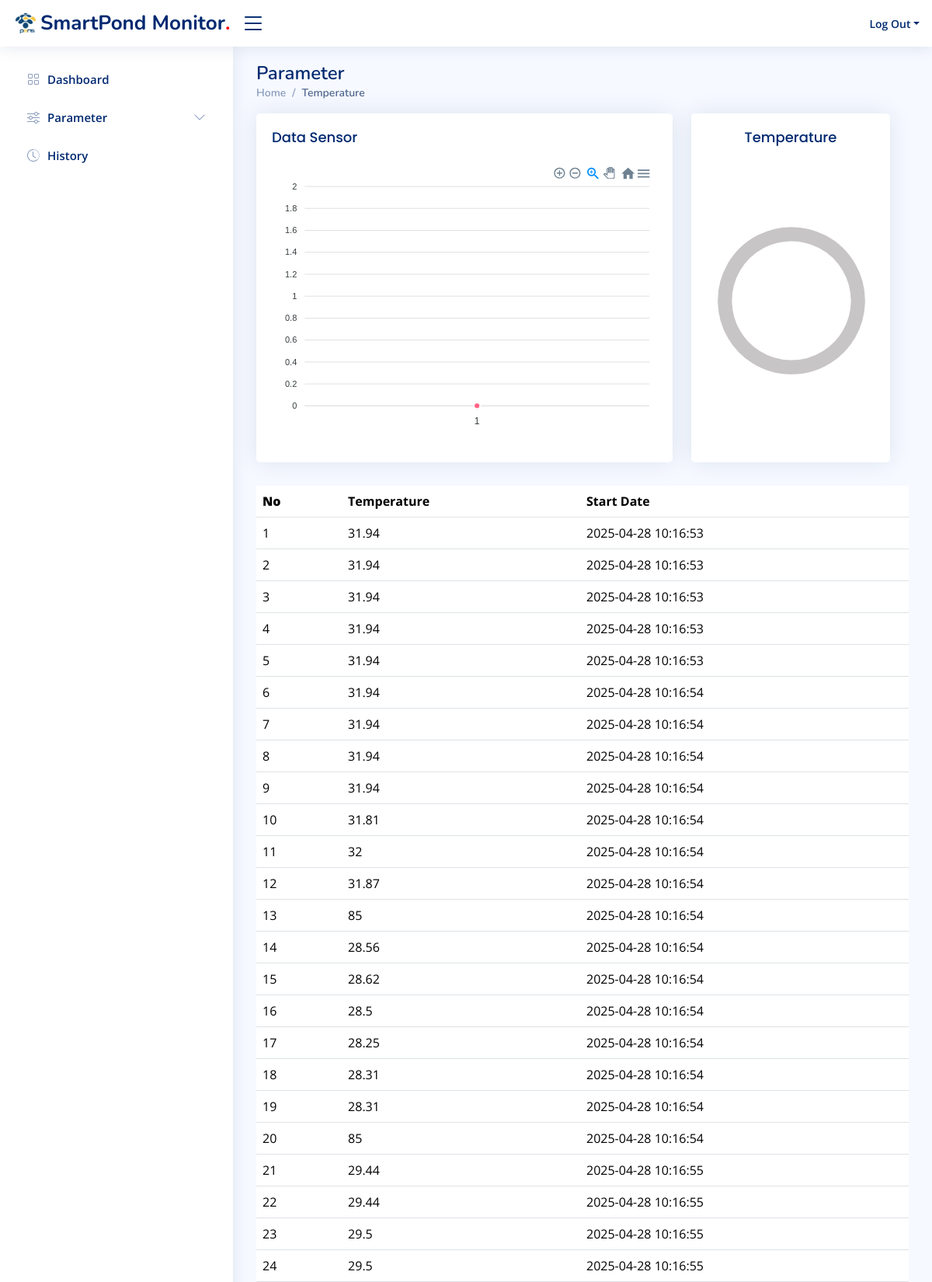
Screenshot of /suhu.php (upper part) with the database file from the repository.
### tables this page shows
CREATE TABLE `sensor_data` (
  `id` int(11) NOT NULL,
  `temperature` float NOT NULL,
  `ph` float NOT NULL,
  `salinity` float NOT NULL,
  `dissolveOxygen` float NOT NULL,
  `aerator1` int(1) NOT NULL,
  `aerator2` int(1) NOT NULL,
  `timestamp` timestamp NOT NULL DEFAULT current_timestamp()
);

### suhu.php (the view, shortened to what this page needs)
<?php
include "koneksi.php";
?>
<!DOCTYPE html>
<html lang="en">
<head>
    <link href="assets/vendor/bootstrap/css/bootstrap.min.css" rel="stylesheet">
    <link href="assets/vendor/bootstrap-icons/bootstrap-icons.css" rel="stylesheet">
    <link href="assets/vendor/boxicons/css/boxicons.min.css" rel="stylesheet">
    <link href="assets/vendor/quill/quill.snow.css" rel="stylesheet">
    <link href="assets/vendor/quill/quill.bubble.css" rel="stylesheet">
    <link href="assets/vendor/remixicon/remixicon.css" rel="stylesheet">
    <link href="assets/vendor/simple-datatables/style.css" rel="stylesheet">
    <link href="assets/css/dasboard.css" rel="stylesheet">
</head>
<body>
    <header id="header" class="header fixed-top d-flex align-items-center">
        <div class="d-flex align-items-center justify-content-between">
            <a href="dasboard.php" class="logo d-flex align-items-center">
                <img src="assets/img/pens.png" alt="">
                <span>SmartPond Monitor</span>
                <span style="color: #fd0000;">.</span>
            </a>
            <i class="bi bi-list toggle-sidebar-btn"></i>
        </div>
        <nav class="header-nav ms-auto">
            <ul class="d-flex align-items-center">
                <li class="nav-item dropdown pe-3">
                    <a class="nav-link nav-profile d-flex align-items-center pe-0" href="#" data-bs-toggle="dropdown">
                        <span class="d-none d-md-block dropdown-toggle ps-2">Log Out</span>
                    </a>
                </li>
            </ul>
        </nav>
    </header>
    <aside id="sidebar" class="sidebar">
        <ul class="sidebar-nav" id="sidebar-nav">
            <li class="nav-item">
                <a class="nav-link collapsed" href="dasboard.php">
                    <i class="bi bi-grid"></i>
                    <span>Dashboard</span>
                </a>
            </li>
            <li class="nav-item">
                <a class="nav-link collapsed" data-bs-target="#charts-nav" data-bs-toggle="collapse" href="#">
                    <i class="bi bi-sliders"></i><span>Parameter</span><i class="bi bi-chevron-down ms-auto"></i>
                </a>
            </li>
            <li class="nav-item">
                <a class="nav-link collapsed" href="history.php">
                    <i class="bi bi-clock-history"></i>
                    <span>History</span>
                </a>
            </li>
        </ul>
    </aside>
    <main id="main" class="main">
        <div class="pagetitle">
            <h1>Parameter</h1>
            <nav>
                <ol class="breadcrumb">
                    <li class="breadcrumb-item"><a href="dasboard.php">Home</a></li>
                    <li class="breadcrumb-item active">Temperature</li>
                </ol>
            </nav>
        </div>
        <section class="section dashboard">
            <div class="row">
                <?php
                include "card-suhu.php";
                ?>
                <div class="table-responsive">
                    <table class="table datatable">
                        <thead>
                            <tr>
                                <th>
                                    <b>No</b>
                                </th>
                                <th>Temperature</th>
                                <th data-type="date" data-format="YYYY/DD/MM">Start Date</th>
                            </tr>
                        </thead>
                        <tbody>
                            <?php
                            $sql = "SELECT * FROM sensor_data";
                            $result = $conn->query($sql);
                            $no = 1;
                            if ($result->num_rows > 0) {
                                while ($row = $result->fetch_assoc()) {
                                    echo "<tr>
                                <td>" . $no++ . "</td>
                                <td>" . $row["temperature"] . "</td>
                                <td>" . $row["timestamp"] . "</td>
                                </tr>";
                                }
                            } else {
                                echo "<tr><td colspan='7'>No data available</td></tr>";
                            }
                            ?>
                        </tbody>
                    </table>
                </div>
            </div>
        </section>
    </main>
</body>
</html>

### assets/css/dasboard.css (style rules this page uses)
:root { scroll-behavior: smooth; }
body { font-family: "Open Sans", sans-serif; background: #f6f9ff; color: #444444; }
a { color: #4154f1; text-decoration: none; }
h1, h2, h3, h4, h5, h6 { font-family: "Nunito", sans-serif; }
#main { margin-top: 60px; padding: 20px 30px; transition: all 0.3s; }
.pagetitle { margin-bottom: 10px; }
.pagetitle h1 { font-size: 24px; margin-bottom: 0; font-weight: 600; color: #012970; }
.breadcrumb { font-size: 14px; font-family: "Nunito", sans-serif; color: #899bbd; font-weight: 600; }
.breadcrumb a { color: #899bbd; transition: 0.3s; }
.breadcrumb .breadcrumb-item::before { color: #899bbd; }
.breadcrumb .active { color: #51678f; font-weight: 600; }
.logo { line-height: 1; }
@media (min-width: 1200px) { .logo { width: 280px; } }
.logo img { max-height: 26px; margin-right: 6px; }
.logo span { font-size: 26px; font-weight: 700; color: #012970; font-family: "Nunito", sans-serif; }
.header { transition: all 0.5s; z-index: 997; height: 60px; box-shadow: 0px 2px 20px rgba(1, 41, 112, 0.1); background-color: #fff; padding-left: 20px; }
.header .toggle-sidebar-btn { font-size: 32px; padding-left: 10px; cursor: pointer; color: #012970; }
.header-nav ul { list-style: none; }
.header-nav>ul { margin: 0; padding: 0; }
.header-nav .nav-profile { color: #012970; }
.header-nav .nav-profile span { font-size: 14px; font-weight: 600; }
.sidebar { position: fixed; top: 60px; left: 0; bottom: 0; width: 300px; z-index: 996; transition: all 0.3s; padding: 20px; overflow-y: auto; scrollbar-width: thin; scrollbar-color: #aab7cf transparent; box-shadow: 0px 0px 20px rgba(1, 41, 112, 0.1); background-color: #fff; }
@media (min-width: 1200px) { #main, #footer { margin-left: 300px; } }
.sidebar-nav { padding: 0; margin: 0; list-style: none; }
.sidebar-nav li { padding: 0; margin: 0; list-style: none; }
.sidebar-nav .nav-item { margin-bottom: 5px; }
.sidebar-nav .nav-link { display: flex; align-items: center; font-size: 15px; font-weight: 600; color: #4154f1; transition: 0.3; background: #f6f9ff; padding: 10px 15px; border-radius: 4px; }
.sidebar-nav .nav-link i { font-size: 16px; margin-right: 10px; color: #4154f1; }
.sidebar-nav .nav-link.collapsed { color: #012970; background: #fff; }
.sidebar-nav .nav-link.collapsed i { color: #899bbd; }
.sidebar-nav .nav-link .bi-chevron-down { margin-right: 0; transition: transform 0.2s ease-in-out; }

### rows the page displays
sensor_data: temperature "31.94", timestamp "2025-04-28 10:16:53"
sensor_data: temperature "31.94", timestamp "2025-04-28 10:16:53"
sensor_data: temperature "31.94", timestamp "2025-04-28 10:16:53"
sensor_data: temperature "31.94", timestamp "2025-04-28 10:16:53"
sensor_data: temperature "31.94", timestamp "2025-04-28 10:16:53"
sensor_data: temperature "31.94", timestamp "2025-04-28 10:16:54"
sensor_data: temperature "31.94", timestamp "2025-04-28 10:16:54"
sensor_data: temperature "31.94", timestamp "2025-04-28 10:16:54"
sensor_data: temperature "31.94", timestamp "2025-04-28 10:16:54"
sensor_data: temperature "31.81", timestamp "2025-04-28 10:16:54"
sensor_data: temperature "32", timestamp "2025-04-28 10:16:54"
sensor_data: temperature "31.87", timestamp "2025-04-28 10:16:54"
sensor_data: temperature "85", timestamp "2025-04-28 10:16:54"
sensor_data: temperature "28.56", timestamp "2025-04-28 10:16:54"
sensor_data: temperature "28.62", timestamp "2025-04-28 10:16:54"
sensor_data: temperature "28.5", timestamp "2025-04-28 10:16:54"
sensor_data: temperature "28.25", timestamp "2025-04-28 10:16:54"
sensor_data: temperature "28.31", timestamp "2025-04-28 10:16:54"
sensor_data: temperature "28.31", timestamp "2025-04-28 10:16:54"
sensor_data: temperature "85", timestamp "2025-04-28 10:16:54"
sensor_data: temperature "29.44", timestamp "2025-04-28 10:16:55"
sensor_data: temperature "29.44", timestamp "2025-04-28 10:16:55"
sensor_data: temperature "29.5", timestamp "2025-04-28 10:16:55"
sensor_data: temperature "29.5", timestamp "2025-04-28 10:16:55"
